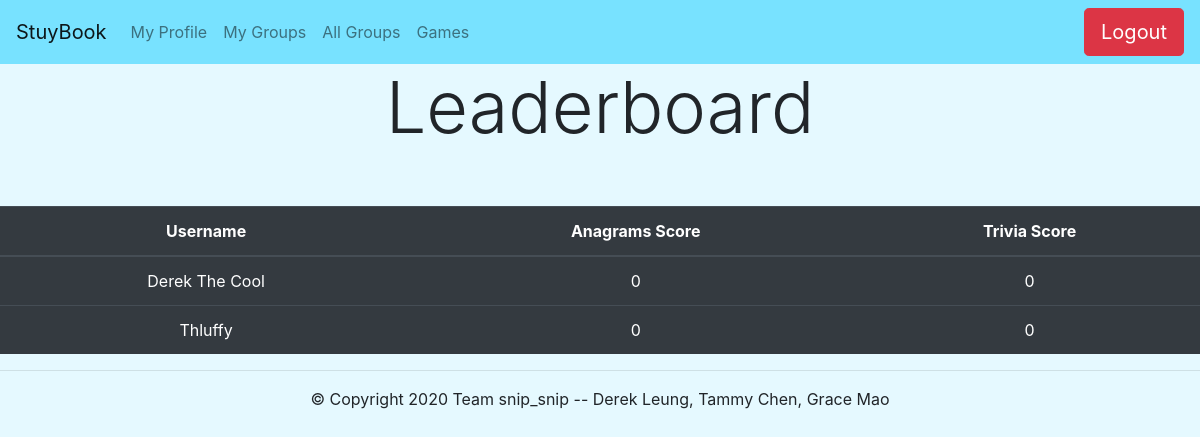
The app's page /leaderboard (signed in), older data.
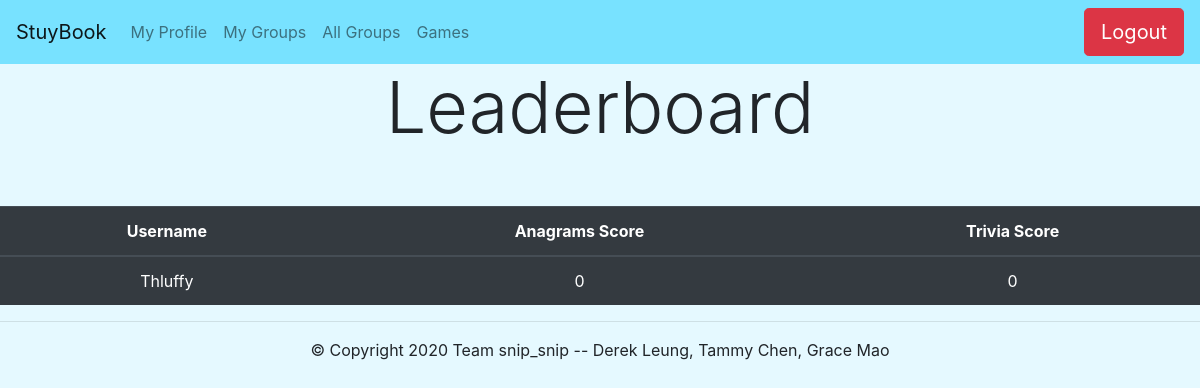
The same page, newer data.
### tables this page shows
CREATE TABLE users (userID INTEGER PRIMARY KEY AUTOINCREMENT, email TEXT, username TEXT, password TEXT, displayName TEXT, image TEXT, bio TEXT);

CREATE TABLE leaderboards (userID INTEGER PRIMARY KEY AUTOINCREMENT, superheroScore INTEGER, anagramScore INTEGER, triviaScore INTEGER);

### app.py (the view)
@app.route('/leaderboard')
def leaderboard():
    if "userID" not in session:
        return redirect(url_for('login'))
    stuff = getAllLeaderboard(c)
    c.execute("SELECT displayName FROM users")
    names = c.fetchall()
    return render_template('leaderboard.html', stuff = stuff, names = names)

### utl/dbfunc.py (called while the page is built)
def getAllLeaderboard(c):
    c.execute("SELECT * FROM leaderboards")
    a = c.fetchall()
    return a

### templates/leaderboard.html (shortened to what this page needs)
{% extends "basenav.html" %}
{% block body %}
<div style="text-align: center;">
<h1 class="display-3">Leaderboard</h1>
<br>
<br>
<table class="table table-dark">
  <thead>
    <tr>
      <th scope="col">Username</th>
      <th scope="col">Anagrams Score</th>
      <th scope="col">Trivia Score</th>
    </tr>
  </thead>
  <tbody>
    {% for i in stuff %}
    <tr>
      <td>{{names[loop.index-1][0]}}</td>
      <td>{{i[2]}}</td>
      <td>{{i[3]}}</td>
    </tr>
    {% endfor %}
  </tbody>
</table>
</div>
{% endblock %}

Row changes from the older to the newer data that the page shows:
removed leaderboards: anagramScore "0", triviaScore "0"
removed users: displayName "Derek The Cool"
